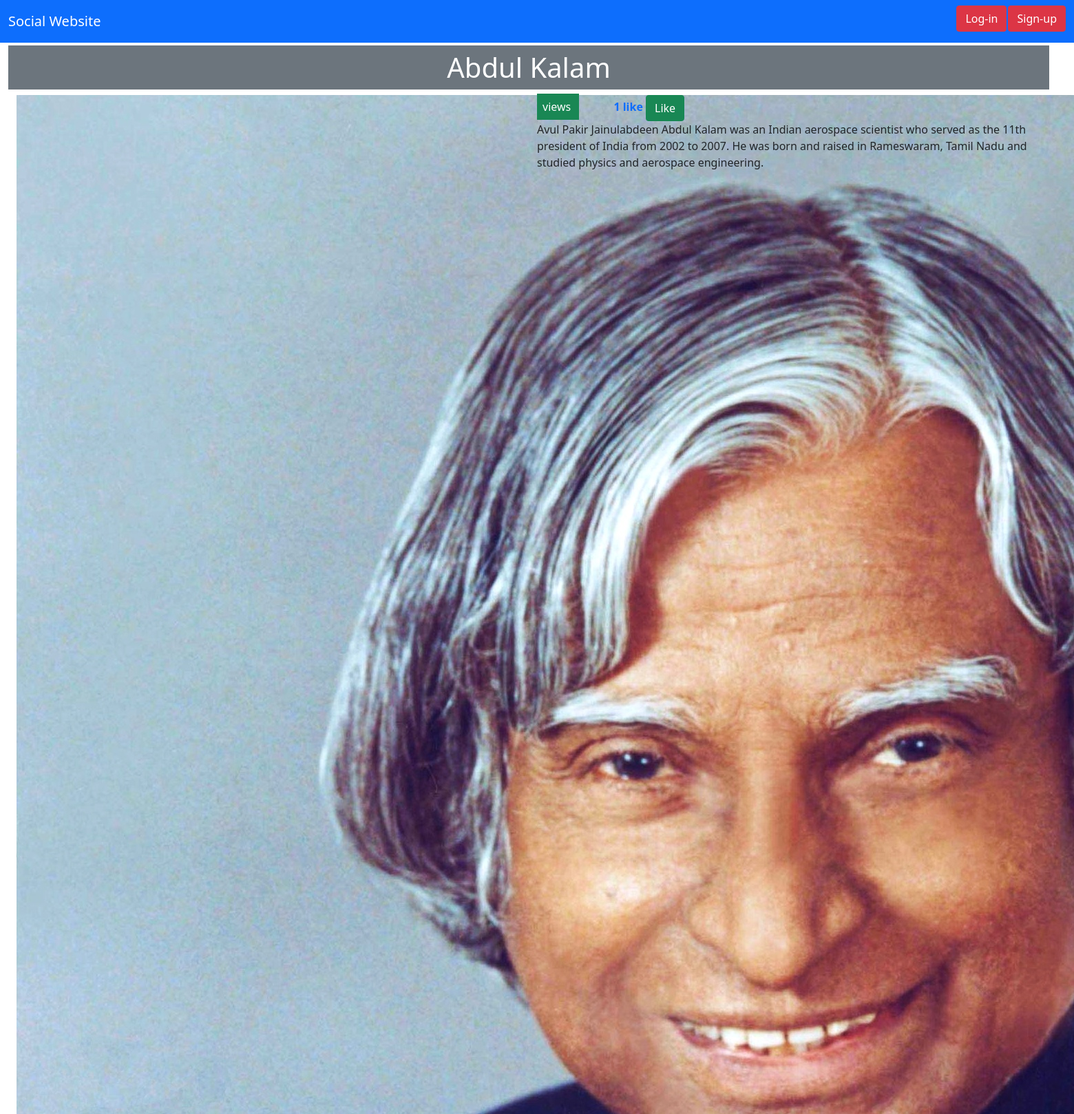
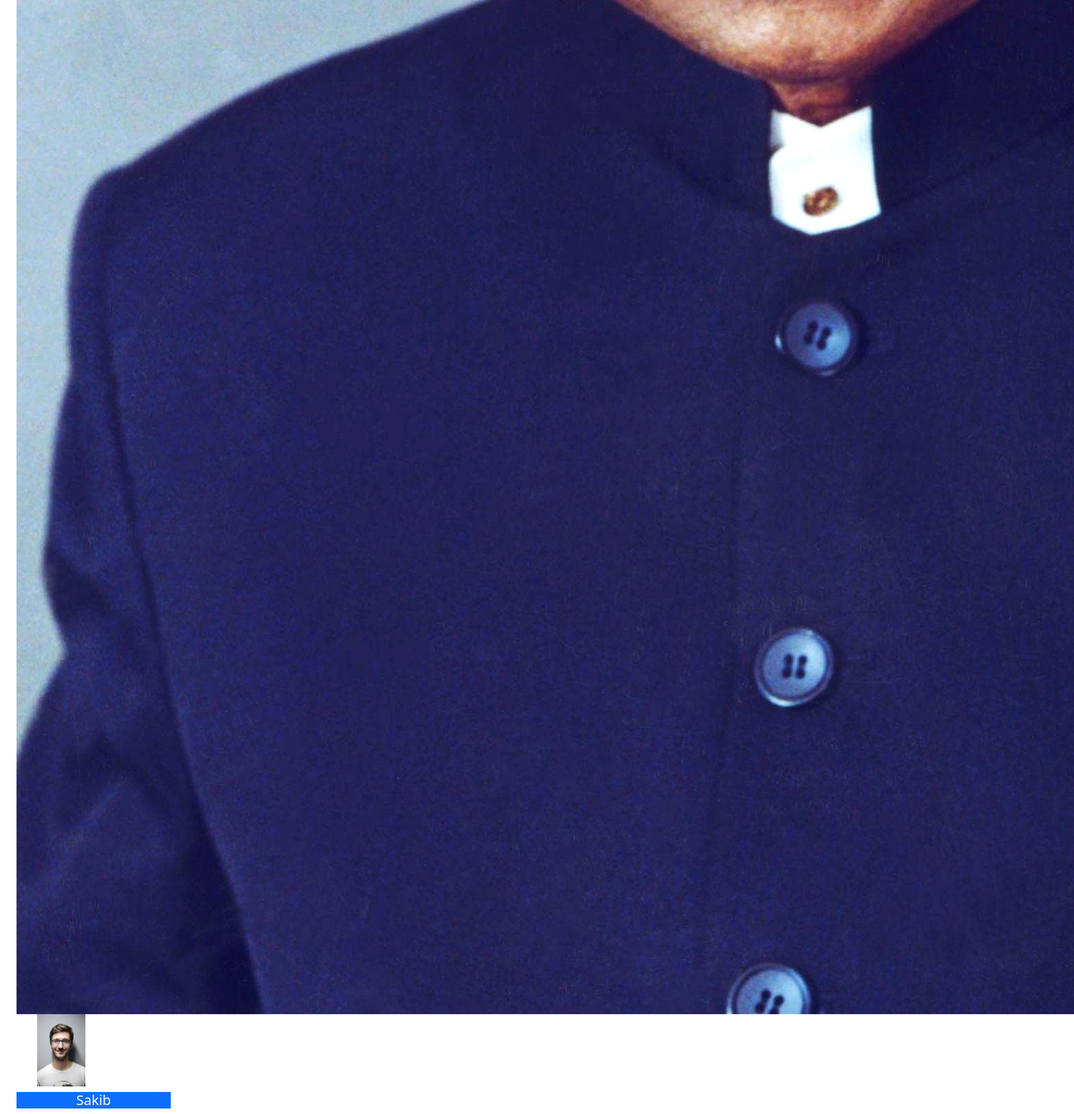
Page /images/detail/2/abdul on the committed database (2 pictures, top to bottom).
### images/models.py (models this page shows, shortened)
class Image(models.Model):
    user = models.ForeignKey(settings.AUTH_USER_MODEL, related_name='images_created', on_delete=models.CASCADE)
    title = models.CharField(max_length=200)
    slug = models.SlugField(max_length=200, blank=True)
    url = models.URLField()
    image = models.ImageField(upload_to='images/%Y/%m/%d/')
    description = models.TextField(blank=True)
    created = models.DateField(auto_now_add=True, db_index=True)
    users_like = models.ManyToManyField(User, related_name='images_like')
    total_likes = models.PositiveIntegerField(db_index=True, default=0)

### account/models.py (models this page shows, shortened)
class Profile(models.Model):
    user = models.OneToOneField(User, on_delete=models.CASCADE)
    date_of_birth = models.DateField(blank=True, null=True)
    photo = models.ImageField(upload_to='users/%Y/%m/%d', blank=True)

### images/views.py (the view)
# urls.py: path('detail/<int:id>/<slug:slug>', views.image_detail, name='detail'),
def image_detail(request, id, slug):
    image = get_object_or_404(Image, id=id, slug=slug)
    total_views = r.incr('image:{}:views'.format(image.id))
    r.zincrby('image_ranking', image.id, 1)
    return render(request, 'images/image/detail.html',
                  {'image': image, 'section': 'images', 'total_views': total_views})

### images/templates/images/image/detail.html (shortened to what this page needs)
{% extends 'base.html' %}
{% load  thumbnail %}
{% block body %}
    <div class="container-fluid row">
        <h1 class="text-center p-2 text-white bg-secondary">{{ image.title|title }}</h1>
        <div class="col-6">
            {% thumbnail image.image "500" as im %}
                <a href="{{ image.image.url }}"><img src="{{ im.url }}">
                </a>
            {% endthumbnail %}
        </div>
        <div class="col-6">
            {% with total_likes=image.users_like.count users_like=image.users_like.all %}
                <div class="image-info">
                    <div>
                    <span class="count bg-success text-white p-2" style="margin-right: 50px">
                        {{ total_views }} view{{ total_views|pluralize }}
                    </span>
                        <span class="count text-primary fw-bold">
                    <span class="total"><b>{{ total_likes }}</b></span>
                    like{{ total_likes|pluralize }}
                    </span>
                        <a href="#" data-id="{{ image.id }}"
                           data-action="{% if request.user in users_like %}un{% endif %}like"
                           class="like button btn btn-success">
                            {% if request.user not in users_like %}
                                Like
                            {% else %}
                                Unlike
                            {% endif %}
                        </a>
                    </div>
                    {{ image.description|linebreaks }}
                </div>
            {% endwith %}
        </div>
        <div class="row">
            {% for user in image.users_like.all %}
                <div class="col-2">
                    <img src="{{ user.profile.photo.url }}" class="" width="70" style="margin-left: 30px;">
                    <h5 class="text-white bg-primary text-center mt-2">{{ user }}</h5>
                </div>
            {% empty %}
                <h5 class="text-white bg-primary p-2"> Nobody likes this image yet </h5>
            {% endfor %}
        </div>
    </div>
{% endblock %}

### rows in the picture
Image: title "Abdul Kalam", description "Avul Pakir Jainulabdeen Abdul Kalam was an Indian aerospace scientist who served as the 11th president of India from 2002 to 2007. He was born and raised in Rameswaram, Tamil Nadu and studied physics and aerospace engineering."

### other values in the picture
{{ total_likes }} "1"
{{ user }} "Sakib"
